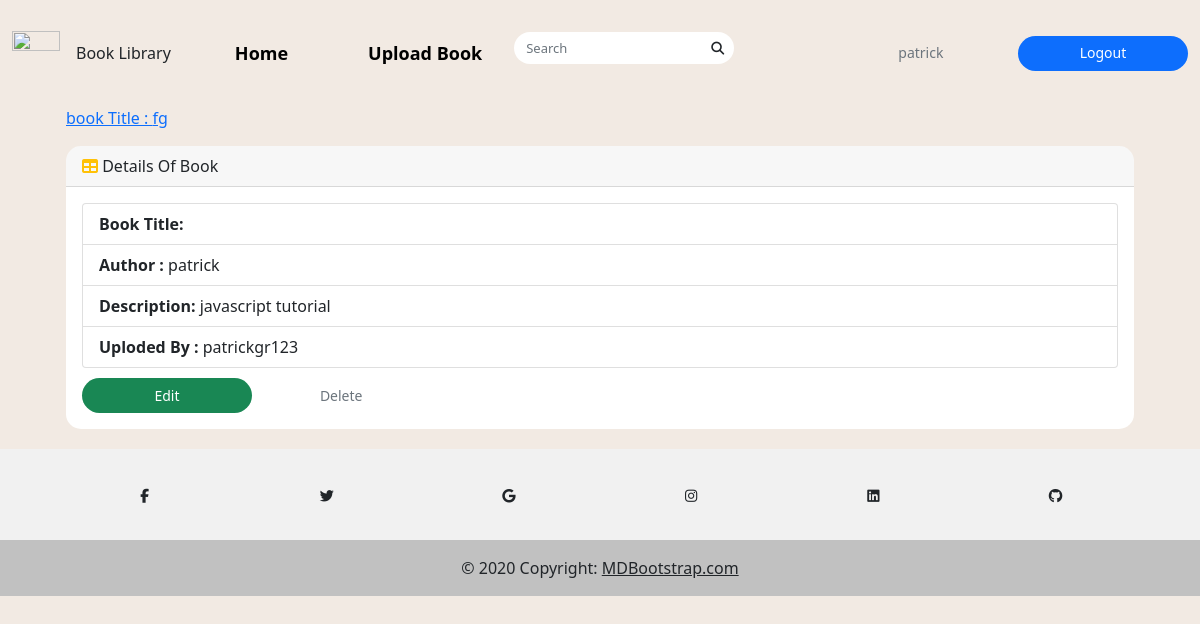
The page /detail/3 (signed in) on the database its author committed.
### booksapp/models.py (models this page shows, shortened)
class Book(models.Model):
    title = models.CharField(max_length=100)
    author = models.CharField(max_length=100)
    year = models.CharField(max_length=100)
    publisher = models.CharField(max_length=200)
    desc = models.CharField(max_length=1000)
    uploaded_by = models.CharField(max_length=100, null=True, blank=True)
    user_id = models.CharField(max_length=100, null=True, blank=True)
    pdf = models.FileField(upload_to='bookapp/pdfs/')
    cover = models.ImageField(upload_to='bookapp/covers/', null=True, blank=True)

### booksapp/views.py (the view)
# urls.py: path('detail/<int:pk>', views.BookDetailView.as_view(), name='detail'),
class BookDetailView(LoginRequiredMixin,DetailView):
    model = Book
    template_name = 'books/book_detail.html'
    context_object_name = 'object'

### booksapp/templates/books/book_detail.html (shortened to what this page needs)
{% extends 'base.html' %}
{% load static %}
{% block content %}
{% include "navbar.html" %}
<div class="container">
        <div class="row">
          <div class="col-12 mb-1">
          <div class="col-12 mb-1">
              <div id="content-wrapper">
        <div class="container-fluid">
            <ol class="breadcrumb">
                <li class="breadcrumb-item">
                    <a href="">book Title : {{ object.title }} </a>
            </ol>
            <div class="card mb-3">
                <div class="card-header">
                    <i class="fas fa-table text-warning"></i>
                    Details Of Book
                </div>
                <div class="card-body">
 <div class="row">
        <div class="col-12">
            <ul class="list-group">
              <li class="list-group-item"><strong>Book Title:</strong> {{ object.task_title }}</li>
              <li class="list-group-item"><strong>Author :</strong> {{ object.author }}</li>
              <li class="list-group-item"><strong>Description:</strong> {{ object.desc }}</li>
              <li class="list-group-item"><strong>Uploded By :</strong> {{ object.uploaded_by }}</li>
            </ul>
        </div>
    </div>
    <div class="row top-buffer" style="padding-top: 10px">
        <div class="col-12">
                <a href=""><button type="button" class="btn btn-success">Edit</button></a>
                <a href=""><button type="button" class="btn btn-outline-secondary">Delete</button></a>
        </div>
    </div>
          </div>
        </div>
      </div>
    </div>
    </div>
          </div></div></div>    {% include "footer.html" %}
{% endblock %}

### home/templates/navbar.html (shortened to what this page needs)
<nav class="navbar navbar-expand-lg navbar-light py-4">
	<div class="container-fluid">
		<a class="navbar-brand" href="https://library.livecanvas.com/sections/">
			<img class="img-fluid" src="https://getbootstrap.com/docs/5.1/assets/brand/bootstrap-logo.svg" alt="" width="48px" height="48px">
		</a>Book Library
		<div class="collapse navbar-collapse" id="nav_lc">
			<ul class="navbar-nav my-3 my-lg-0 ms-lg-3 me-auto">
				<li class="nav-item me-4"><a class="nav-link" href="{% url 'home:index' %}">Home</a></li>
				<li class="nav-item me-4"><a class="nav-link" href="{% url 'booksapp:addbook' %}">Upload Book</a></li>
				<form action="{% url 'booksapp:search' %}" class="d-flex searchitem"> <input class="form-control me-2" type="search" placeholder="Search" aria-label="Search"> <i class="fa fa-search"></i> </form>
			</ul>
			<div>
				{% if user.is_authenticated %}
				<a class="btn btn-outline-secondary me-2" href="{% url 'users:profile' %}">{{user.username}}</a>
                <a class="btn btn-primary" href="{% url 'users:register' %}">Logout</a>
				{% else %}
				<a class="btn btn-outline-secondary me-2" href="{% url 'login' %}">Sign In</a>
                <a class="btn btn-primary" href="{% url 'users:register' %}">Sign Up</a>
				{% endif %}
            </div>
		</div>
	</div>
</nav>

### templates/base.html (style rules this page uses)
* { margin: 0; padding: 0 }
body { background-color: #f2eae3 }
.nav-link { font-size: 18px; color: #000 !important; font-weight: bold; margin-left: 40px }
.form-control { height: 32px; width: 100%; border-radius: 20px; color: #c7c6cb; font-size: 13px; border: none }
.searchitem { position: relative }
.searchitem i { position: absolute; right: 18px; top: 10px; font-size: 13px }
.btn { height: 35px; width: 170px; border: none; border-radius: 20px; font-size: 14px; font-weight: 500 }
.card { overflow: hidden; border: none; border-radius: 15px }

### rows shown on the page
Book: title "fg", author "patrick", desc "javascript tutorial", uploaded_by "patrickgr123"

### other values the page prints
{{ user.username }} "patrick"
